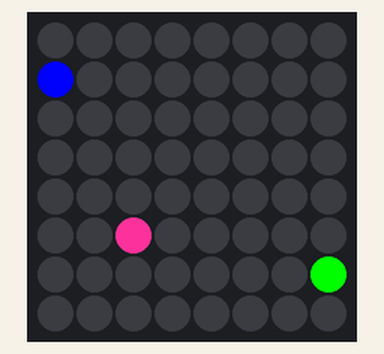
Recording of a program running on a simulated Raspberry Pi (BCM pin numbers) with a Sense HAT. On the bench: the Sense HAT's 8×8 RGB LED matrix. At 0.0 s the program stops and its outputs stay as they are.

Above: at 0.1 s.

The program:

sense_hat_set_led_colors.py
```python
#Project 8 - Set LED Colors
#latest code updates available at: https://github.com/RuiSantosdotme/RaspberryPiProject
#project updates at: https://nostarch.com/RaspberryPiProject

from sense_hat import SenseHat
#uncomment the following line if you are using the emulator
#from sense_emu import SenseHat
sense = SenseHat()
#set blue pixel
sense.set_pixel(0, 1, 0, 0, 255)
#set green pixel
sense.set_pixel(7, 6, 0, 255, 0)
#set pink pixel
sense.set_pixel(2, 5, 255, 51, 153)
```
